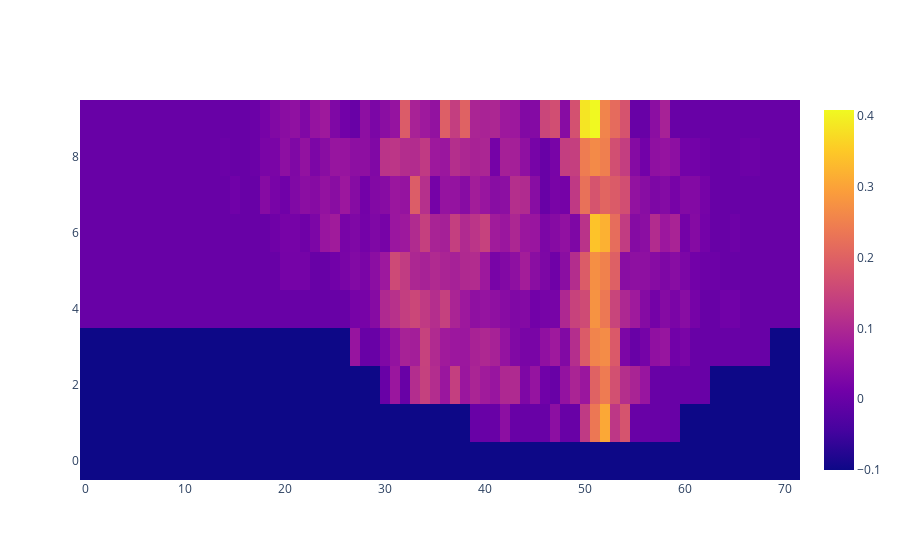

Notebook cell for this chart:
### Code cell
on_rate = np.full(ctx_info.get_ctx_space_shape(), -0.1)
for dis in data["Microwave [kW]"]:
    on_rate[dis["coor"]] = dis["distribution"][1] / (dis["distribution"][0] + dis["distribution"][1])
print(data["Microwave [kW]"][0]["distribution"])

fig = go.Figure(data=go.Heatmap(z=np.transpose(on_rate)))
fig.show()

### Figure 1 — Plotly figure (JSON) as saved in the notebook; plotly's stock layout.template omitted (floating-point values rounded to 4 significant figures; data arrays with more than 128 entries replaced by an {"elided": "..."} marker saying what was removed)
{"data": [{"type": "heatmap", "z": {"elided": "10x72 float values"}}], "layout": {}}
